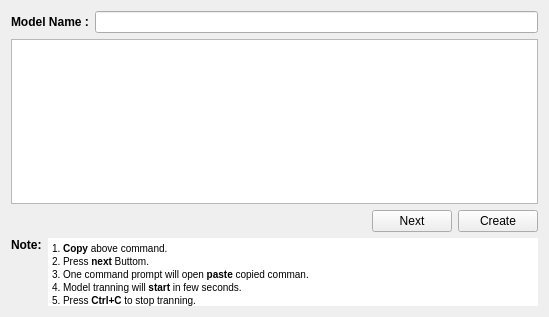
<?xml version="1.0" encoding="UTF-8"?>
<ui version="4.0">
 <class>Form</class>
 <widget class="QWidget" name="Form">
  <property name="geometry">
   <rect>
    <x>0</x>
    <y>0</y>
    <width>549</width>
    <height>317</height>
   </rect>
  </property>
  <property name="windowTitle">
   <string>Form</string>
  </property>
  <layout class="QVBoxLayout" name="verticalLayout_2">
   <item>
    <layout class="QHBoxLayout" name="horizontalLayout">
     <item>
      <widget class="QLabel" name="modelNameLabel">
       <property name="font">
        <font>
         <family>Arial</family>
         <pointsize>9</pointsize>
         <weight>75</weight>
         <bold>true</bold>
        </font>
       </property>
       <property name="text">
        <string>Model Name :</string>
       </property>
      </widget>
     </item>
     <item>
      <widget class="QLineEdit" name="modelNameLineEdit"/>
     </item>
    </layout>
   </item>
   <item>
    <widget class="QTextBrowser" name="pathBrowser">
     <property name="verticalScrollBarPolicy">
      <enum>Qt::ScrollBarAsNeeded</enum>
     </property>
     <property name="horizontalScrollBarPolicy">
      <enum>Qt::ScrollBarAsNeeded</enum>
     </property>
     <property name="sizeAdjustPolicy">
      <enum>QAbstractScrollArea::AdjustIgnored</enum>
     </property>
     <property name="html">
      <string>&lt;!DOCTYPE HTML PUBLIC &quot;-//W3C//DTD HTML 4.0//EN&quot; &quot;http://www.w3.org/TR/REC-html40/strict.dtd&quot;&gt;
&lt;html&gt;&lt;head&gt;&lt;meta name=&quot;qrichtext&quot; content=&quot;1&quot; /&gt;&lt;style type=&quot;text/css&quot;&gt;
p, li { white-space: pre-wrap; }
&lt;/style&gt;&lt;/head&gt;&lt;body style=&quot; font-family:'MS Shell Dlg 2'; font-size:7.8pt; font-weight:400; font-style:normal;&quot;&gt;
&lt;p style=&quot;-qt-paragraph-type:empty; margin-top:12px; margin-bottom:12px; margin-left:0px; margin-right:0px; -qt-block-indent:0; text-indent:0px; background-color:#ffffff;&quot;&gt;&lt;br /&gt;&lt;/p&gt;&lt;/body&gt;&lt;/html&gt;</string>
     </property>
    </widget>
   </item>
   <item>
    <layout class="QHBoxLayout" name="horizontalLayout_3">
     <item>
      <spacer name="horizontalSpacer">
       <property name="orientation">
        <enum>Qt::Horizontal</enum>
       </property>
       <property name="sizeHint" stdset="0">
        <size>
         <width>40</width>
         <height>20</height>
        </size>
       </property>
      </spacer>
     </item>
     <item>
      <widget class="QPushButton" name="nextButton">
       <property name="text">
        <string>Next</string>
       </property>
      </widget>
     </item>
     <item>
      <widget class="QPushButton" name="createButton">
       <property name="text">
        <string>Create</string>
       </property>
      </widget>
     </item>
    </layout>
   </item>
   <item>
    <layout class="QHBoxLayout" name="horizontalLayout_2">
     <item>
      <layout class="QVBoxLayout" name="verticalLayout">
       <item>
        <widget class="QLabel" name="noteLabel">
         <property name="enabled">
          <bool>true</bool>
         </property>
         <property name="font">
          <font>
           <pointsize>9</pointsize>
           <weight>75</weight>
           <bold>true</bold>
          </font>
         </property>
         <property name="text">
          <string>Note:</string>
         </property>
        </widget>
       </item>
       <item>
        <spacer name="verticalSpacer">
         <property name="orientation">
          <enum>Qt::Vertical</enum>
         </property>
         <property name="sizeHint" stdset="0">
          <size>
           <width>20</width>
           <height>40</height>
          </size>
         </property>
        </spacer>
       </item>
      </layout>
     </item>
     <item>
      <widget class="QTextBrowser" name="noteBrowser">
       <property name="focusPolicy">
        <enum>Qt::StrongFocus</enum>
       </property>
       <property name="contextMenuPolicy">
        <enum>Qt::DefaultContextMenu</enum>
       </property>
       <property name="frameShape">
        <enum>QFrame::NoFrame</enum>
       </property>
       <property name="frameShadow">
        <enum>QFrame::Sunken</enum>
       </property>
       <property name="verticalScrollBarPolicy">
        <enum>Qt::ScrollBarAlwaysOff</enum>
       </property>
       <property name="horizontalScrollBarPolicy">
        <enum>Qt::ScrollBarAlwaysOff</enum>
       </property>
       <property name="sizeAdjustPolicy">
        <enum>QAbstractScrollArea::AdjustToContentsOnFirstShow</enum>
       </property>
       <property name="html">
        <string>&lt;!DOCTYPE HTML PUBLIC &quot;-//W3C//DTD HTML 4.0//EN&quot; &quot;http://www.w3.org/TR/REC-html40/strict.dtd&quot;&gt;
&lt;html&gt;&lt;head&gt;&lt;meta name=&quot;qrichtext&quot; content=&quot;1&quot; /&gt;&lt;style type=&quot;text/css&quot;&gt;
p, li { white-space: pre-wrap; }
&lt;/style&gt;&lt;/head&gt;&lt;body style=&quot; font-family:'MS Shell Dlg 2'; font-size:7.8pt; font-weight:400; font-style:normal;&quot;&gt;
&lt;p style=&quot; margin-top:0px; margin-bottom:0px; margin-left:0px; margin-right:0px; -qt-block-indent:0; text-indent:0px;&quot;&gt;1. &lt;span style=&quot; font-weight:600;&quot;&gt;Copy&lt;/span&gt; above command.&lt;/p&gt;
&lt;p style=&quot; margin-top:0px; margin-bottom:0px; margin-left:0px; margin-right:0px; -qt-block-indent:0; text-indent:0px;&quot;&gt;2. Press &lt;span style=&quot; font-weight:600;&quot;&gt;next&lt;/span&gt; Buttom.&lt;/p&gt;
&lt;p style=&quot; margin-top:0px; margin-bottom:0px; margin-left:0px; margin-right:0px; -qt-block-indent:0; text-indent:0px;&quot;&gt;3. One command prompt will open &lt;span style=&quot; font-weight:600;&quot;&gt;paste&lt;/span&gt; copied comman.&lt;/p&gt;
&lt;p style=&quot; margin-top:0px; margin-bottom:0px; margin-left:0px; margin-right:0px; -qt-block-indent:0; text-indent:0px;&quot;&gt;4. Model tranning will &lt;span style=&quot; font-weight:600;&quot;&gt;start&lt;/span&gt; in few seconds.&lt;/p&gt;
&lt;p style=&quot; margin-top:0px; margin-bottom:0px; margin-left:0px; margin-right:0px; -qt-block-indent:0; text-indent:0px;&quot;&gt;5. Press &lt;span style=&quot; font-weight:600;&quot;&gt;Ctrl+C&lt;/span&gt; to stop tranning.&lt;/p&gt;
&lt;p style=&quot;-qt-paragraph-type:empty; margin-top:0px; margin-bottom:0px; margin-left:0px; margin-right:0px; -qt-block-indent:0; text-indent:0px;&quot;&gt;&lt;br /&gt;&lt;/p&gt;&lt;/body&gt;&lt;/html&gt;</string>
       </property>
      </widget>
     </item>
    </layout>
   </item>
  </layout>
 </widget>
 <resources/>
 <connections/>
</ui>
